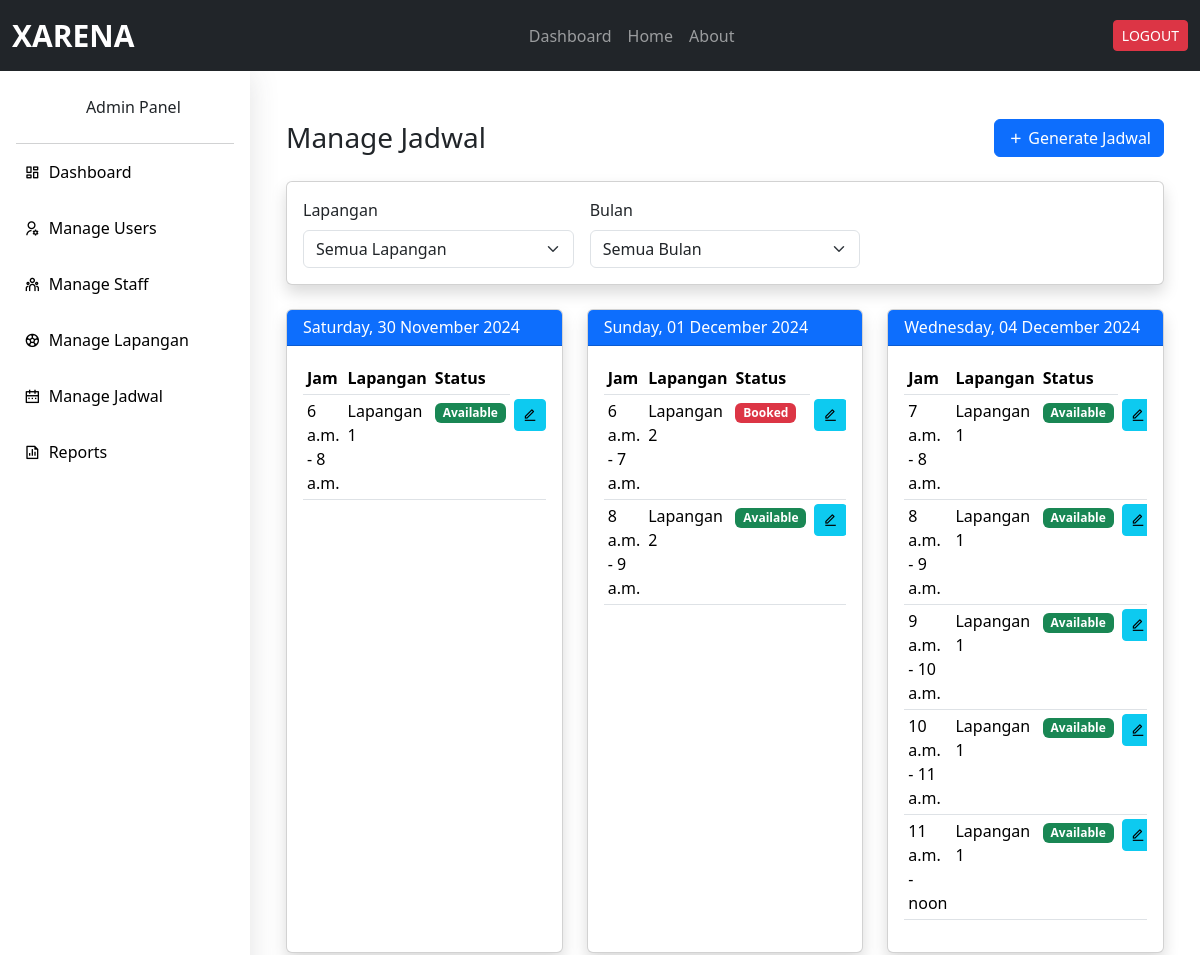
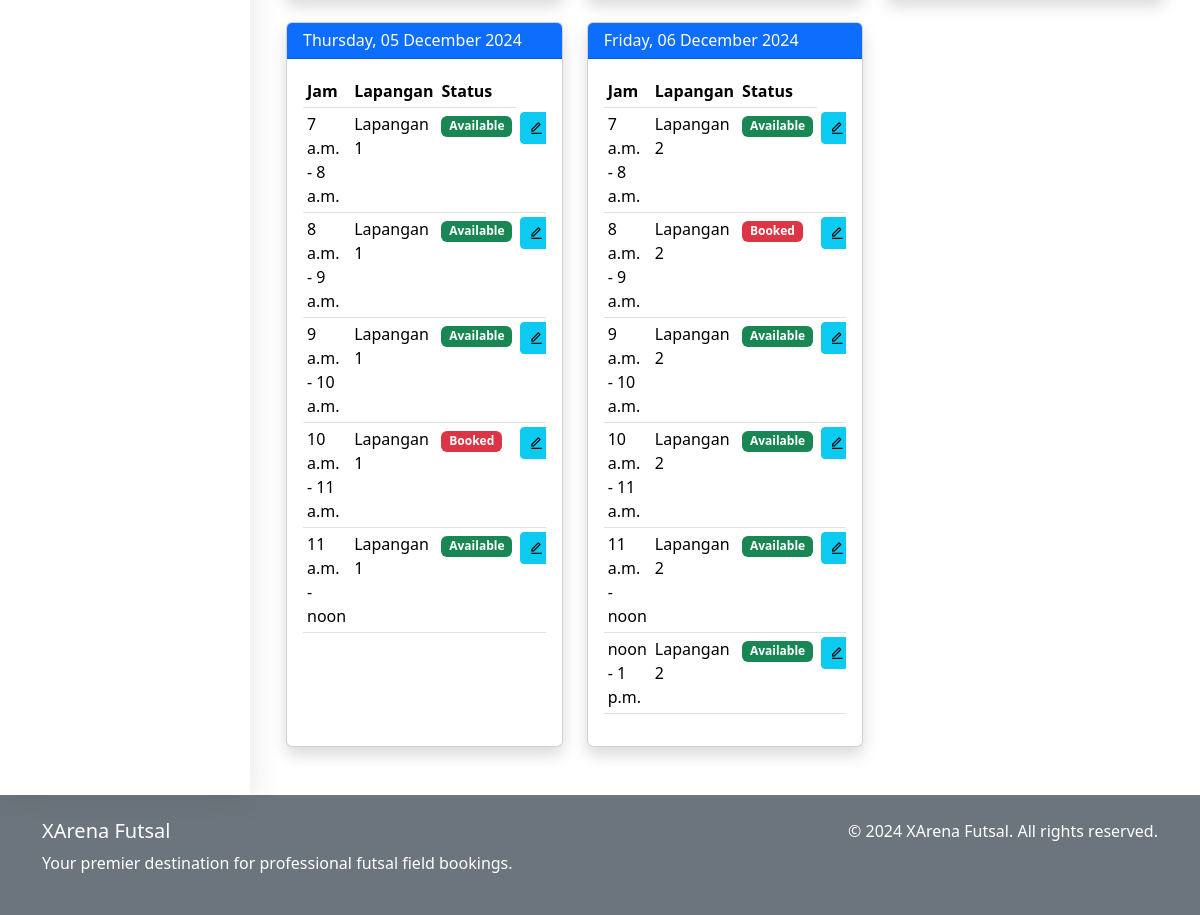
Page /adm/jadwal/ (signed in) on the committed database (2 pictures, top to bottom).
### xarena_app/models.py (models this page shows, shortened)
class Jadwal(models.Model):
    lapangan = models.ForeignKey(Lapangan, on_delete=models.CASCADE)
    tanggal = models.DateField()
    jam_mulai = models.TimeField()
    jam_selesai = models.TimeField()
    is_available = models.BooleanField(default=True)

class Lapangan(models.Model):
    nama = models.CharField(max_length=100)
    deskripsi = models.TextField(max_length=500)
    harga_per_jam = models.DecimalField(max_digits=10, decimal_places=2)
    gambar = models.ImageField(upload_to='lapangan_images/', blank=True, null=True)
    is_available = models.BooleanField(default=True)

### xarena_app/views.py (the view)
# urls.py: path('adm/jadwal/', views.manage_jadwal, name='manage_jadwal'),
def manage_jadwal(request):
    if not request.user.is_superuser:
        raise PermissionDenied
    lapangan_id = request.GET.get('lapangan')
    month = request.GET.get('month')
    jadwal_list = Jadwal.objects.all()
    if lapangan_id:
        jadwal_list = jadwal_list.filter(lapangan_id=lapangan_id)
    if month:
        jadwal_list = jadwal_list.filter(tanggal__month=month)
    dates = {}
    for jadwal in jadwal_list.order_by('tanggal', 'jam_mulai'):
        if jadwal.tanggal not in dates:
            dates[jadwal.tanggal] = []
        dates[jadwal.tanggal].append(jadwal)
    sorted_dates = sorted(dates.items())
    paginator = Paginator(sorted_dates, 7)
    page = request.GET.get('page')
    dates_page = paginator.get_page(page)
    month_choices = [
        (1, 'Januari'),
        (2, 'Februari'),
        (3, 'Maret'),
        (4, 'April'),
        (5, 'Mei'),
        (6, 'Juni'),
        (7, 'Juli'),
        (8, 'Agustus'),
        (9, 'September'),
        (10, 'Oktober'),
        (11, 'November'),
        (12, 'Desember')
    ]
    context = {
        'dates': dates_page,
        'lapangan': Lapangan.objects.all(),
        'selected_lapangan': lapangan_id,
        'selected_month': month,
        'months': month_choices,
    }
    return render(request, 'admin/manage_jadwal.html', context)

### templates/admin/manage_jadwal.html (shortened to what this page needs)
{% extends './base_admin.html' %}
{% block admin_content %}
<div class="container-fluid mt-4">
  <div class="d-sm-flex align-items-center justify-content-between mb-4">
    <h1 class="h3 mb-0 text-gray-800">Manage Jadwal</h1>
    <button class="btn btn-primary" data-bs-toggle="modal" data-bs-target="#generateJadwalModal">
      <i class="ri-add-line"></i> Generate Jadwal
    </button>
  </div>
  <div class="card shadow mb-4">
    <div class="card-body">
      <form method="GET" class="row g-3">
        <div class="col-md-4">
          <label class="form-label">Lapangan</label>
          <select name="lapangan" class="form-select" onchange="this.form.submit()">
            <option value="">Semua Lapangan</option>
          </select>
        </div>
        <div class="col-md-4">
          <label class="form-label">Bulan</label>
          <select name="month" class="form-select" onchange="this.form.submit()">
            <option value="">Semua Bulan</option>
          </select>
        </div>
      </form>
    </div>
  </div>
  <div class="row">
    {% for date, schedules in dates %}
    <div class="col-md-6 col-xl-4 mb-4">
      <div class="card shadow h-100">
        <div class="card-header bg-primary text-white">
          <h6 class="m-0 font-weight-bold">{{ date|date:"l, d F Y" }}</h6>
        </div>
        <div class="card-body">
          <div class="table-responsive">
            <table class="table table-sm">
              <thead>
                <tr>
                  <th>Jam</th>
                  <th>Lapangan</th>
                  <th>Status</th>
                </tr>
              </thead>
              <tbody>
                {% for schedule in schedules %}
                <tr>
                  <td>{{ schedule.jam_mulai }} - {{ schedule.jam_selesai }}</td>
                  <td>{{ schedule.lapangan.nama }}</td>
                  <td>
                    <span class="badge {% if schedule.is_available %}bg-success{% else %}bg-danger{% endif %}">
                      {{ schedule.is_available|yesno:"Available,Booked" }}
                    </span>
                  </td>
                  <td>
                    <button
                      class="btn btn-info btn-sm edit-jadwal"
                      data-id="{{ schedule.id }}"
                      data-tanggal="{{ schedule.tanggal|date:'Y-m-d' }}"
                      data-jam-mulai="{{ schedule.jam_mulai|time:'H:i' }}"
                      data-jam-selesai="{{ schedule.jam_selesai|time:'H:i' }}"
                      data-is-available="{{ schedule.is_available|lower }}"
                      data-lapangan="{{ schedule.lapangan.nama }}"
                      data-bs-toggle="modal"
                      data-bs-target="#editJadwalModal"
                    >
                      <i class="ri-edit-line"></i>
                    </button>
                  </td>
                </tr>
                {% endfor %}
              </tbody>
            </table>
          </div>
        </div>
      </div>
    </div>
    {% empty %}
    <div class="col-12">
      <div class="alert alert-info">
        Tidak ada jadwal yang tersedia
      </div>
    </div>
    {% endfor %}
  </div>
</div>
{% endblock %}

### static/css/style.css (style rules this page uses)
* { scrollbar-width: thin; scrollbar-color: #888 #f1f1f1; }

### rows in the picture
Jadwal: tanggal "Saturday, 30 November 2024", jam_mulai "6 a.m.", jam_selesai "8 a.m.", lapangan.nama "Lapangan 1", is_available "Available"
Jadwal: tanggal "Sunday, 01 December 2024", jam_mulai "6 a.m.", jam_selesai "7 a.m.", lapangan.nama "Lapangan 2", is_available "Booked"
Jadwal: jam_mulai "8 a.m.", jam_selesai "9 a.m.", lapangan.nama "Lapangan 2", is_available "Available"
Jadwal: tanggal "Wednesday, 04 December 2024", jam_mulai "7 a.m.", jam_selesai "8 a.m.", lapangan.nama "Lapangan 1", is_available "Available"
Jadwal: jam_mulai "8 a.m.", jam_selesai "9 a.m.", lapangan.nama "Lapangan 1", is_available "Available"
Jadwal: jam_mulai "9 a.m.", jam_selesai "10 a.m.", lapangan.nama "Lapangan 1", is_available "Available"
Jadwal: jam_mulai "10 a.m.", jam_selesai "11 a.m.", lapangan.nama "Lapangan 1", is_available "Available"
Jadwal: jam_mulai "11 a.m.", jam_selesai "noon", lapangan.nama "Lapangan 1", is_available "Available"
Jadwal: tanggal "Thursday, 05 December 2024", jam_mulai "7 a.m.", jam_selesai "8 a.m.", lapangan.nama "Lapangan 1", is_available "Available"
Jadwal: jam_mulai "8 a.m.", jam_selesai "9 a.m.", lapangan.nama "Lapangan 1", is_available "Available"
Jadwal: jam_mulai "9 a.m.", jam_selesai "10 a.m.", lapangan.nama "Lapangan 1", is_available "Available"
Jadwal: jam_mulai "10 a.m.", jam_selesai "11 a.m.", lapangan.nama "Lapangan 1", is_available "Booked"
Jadwal: jam_mulai "11 a.m.", jam_selesai "noon", lapangan.nama "Lapangan 1", is_available "Available"
Jadwal: tanggal "Friday, 06 December 2024", jam_mulai "7 a.m.", jam_selesai "8 a.m.", lapangan.nama "Lapangan 2", is_available "Available"
Jadwal: jam_mulai "8 a.m.", jam_selesai "9 a.m.", lapangan.nama "Lapangan 2", is_available "Booked"
Jadwal: jam_mulai "9 a.m.", jam_selesai "10 a.m.", lapangan.nama "Lapangan 2", is_available "Available"
Jadwal: jam_mulai "10 a.m.", jam_selesai "11 a.m.", lapangan.nama "Lapangan 2", is_available "Available"
Jadwal: jam_mulai "11 a.m.", jam_selesai "noon", lapangan.nama "Lapangan 2", is_available "Available"
Jadwal: jam_mulai "noon", jam_selesai "1 p.m.", lapangan.nama "Lapangan 2", is_available "Available"
